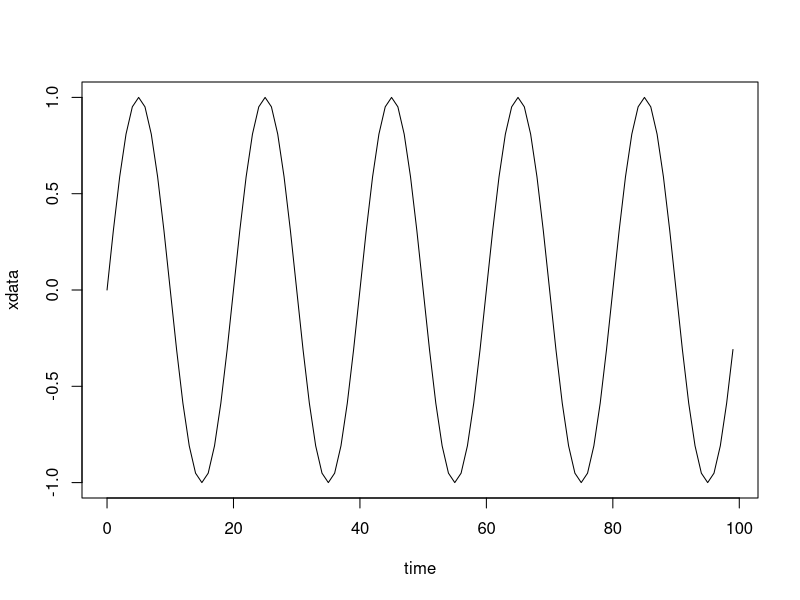

This figure's R source: (Note: this script raises an error after producing the figure.)
## ---- chunk 1

time <- 0:99
xdata <- sin(2*pi*time/20)

plot(time,xdata,'l')




## ---- chunk 2

time <- 0:99
xdata <- sin(2*pi*time/7)


## ---- chunk 3

xdata <- sin(2*pi*time/20)
xpad <- rep(0.0,1000)
xpad[1:100] <- xdata

## ---- chunk 4

xdata <- rnorm(1000,mean=0,sd=1)
mean(xdata)
mean(xdata^2)

## ---- chunk 5
hist(perid,xlim=c(0.0,0.01),breaks=100)


## ---- chunk 6
sig0 <- sin(2*pi*time/20.0)




## ---- chunk 7
# check out the confidence limits for the chi-squared distribution 
conf <- c(0.9,0.95,0.99,0.999)

## ---- chunk 8
time <- 0:999


## ---- chunk 9

pgram3 <- rep(0,998)
pgram3 <- (perid[1:998]+perid[2:999]+perid[3:1000])/3



## ---- chunk 10

mloa <- read.csv("co2_maunaloa.csv")
names(mloa)
ttt <- mloa$TIME
co2 <- mloa$CO2
plot(ttt,co2,type='l')

## ---- chunk 11

npts <- length(co2_resid)

## ---- chunk 12

pgram3 <- (pgram[1:(npts-2)]+pgram[2:(npts-1)]+pgram[3:npts])/3.0


## ---- chunk 13
co2_diff <- rep(0,npts)
co2_diff[2:npts] <- co2_resid[2:npts] - co2_resid[1:(npts-1)]
title(main="Mauna Loa Carbon Dioxide (ppm) first difference")

## ---- chunk 14
co2pad <- rep(0,6000)
co2pad[0:npts] <- co2_diff
dfpad <- 12.0/6000.0
fpad <- dfpad*(0:5999)

npad <- 6000


